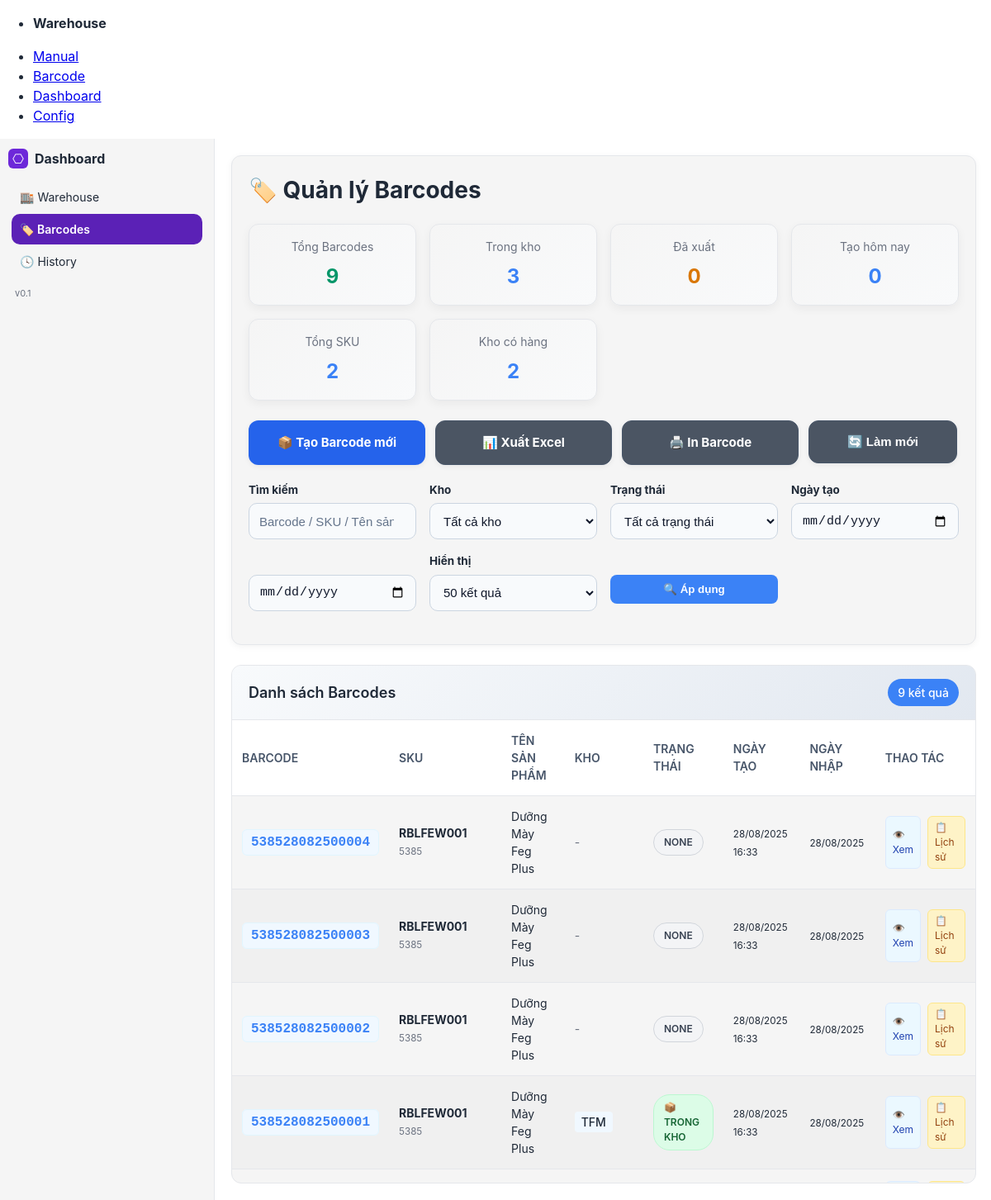
Page /dashboard/barcodes/ on the committed database.
### inventory/models.py (models this page shows, shortened)
class Item(models.Model):
    product      = models.ForeignKey("inventory.Product", on_delete=models.PROTECT)
    import_date  = models.DateField(default=timezone.localdate)  # ngày nhập (ddmmyy)
    seq          = models.PositiveIntegerField(null=True, blank=True)  # sẽ auto-gen
    barcode_text = models.CharField(max_length=15, unique=True, db_index=True)  # 4+6+5
    warehouse    = models.ForeignKey("inventory.Warehouse", null=True, blank=True, on_delete=models.PROTECT)
    status       = models.CharField(max_length=32, default="none")
    created_at   = models.DateTimeField(auto_now_add=True, db_index=True)
    class Meta:
        unique_together = (("product", "import_date", "seq"),)
        indexes = [
            models.Index(fields=["product", "import_date"]),
        ]
        ordering = ["-created_at"]

class Product(models.Model):
    sku   = models.CharField(max_length=64, unique=True, db_index=True)
    name  = models.CharField(max_length=255)
    code4 = models.CharField(
        max_length=4,
        unique=True,
        validators=[RegexValidator(r'^\d{4}$', 'Mã sản phẩm phải gồm đúng 4 chữ số.')],
        editable=False,  # không cho sửa trên form/admin
    )
    class Meta:
        ordering = ["id"]

class Warehouse(models.Model):
    code = models.CharField(max_length=32, unique=True)
    name = models.CharField(max_length=128)

### inventory/views.py (the view, shortened to what this page needs)
# urls.py: path("dashboard/barcodes/", views.dashboard_barcodes, name="dashboard_barcodes"),
def dashboard_barcodes(request):
    q = (request.GET.get('q') or '').strip()
    wh = request.GET.get('wh') or ''
    status = request.GET.get('status') or ''
    date_from = request.GET.get('date_from') or ''
    date_to = request.GET.get('date_to') or ''
    per = int(request.GET.get('per') or 50)
    items_qs = Item.objects.select_related('product', 'warehouse').order_by('-created_at')
    if wh:
        items_qs = items_qs.filter(warehouse_id=wh)
    if status:
        items_qs = items_qs.filter(status=status)
    if date_from:
        try:
            date_from_parsed = datetime.strptime(date_from, '%Y-%m-%d').date()
            items_qs = items_qs.filter(created_at__date__gte=date_from_parsed)
        except ValueError:
            pass
    if date_to:
        try:
            date_to_parsed = datetime.strptime(date_to, '%Y-%m-%d').date()
            items_qs = items_qs.filter(created_at__date__lte=date_to_parsed)
        except ValueError:
            pass
    if (request.GET.get('export') or '').lower() == 'csv':
        return export_barcodes_csv(items_qs)
    today = timezone.now().date()
    all_items = Item.objects.all()
    total_items = all_items.count()
    in_stock_count = all_items.filter(status='in_stock').count()
    shipped_count = all_items.filter(status='shipped').count()
    today_created = all_items.filter(created_at__date=today).count()
    unique_products = all_items.values('product').distinct().count()
    active_warehouses = all_items.exclude(warehouse__isnull=True).values('warehouse').distinct().count()
    paginator = Paginator(items_qs, per)
    page_number = request.GET.get('page')
    page = paginator.get_page(page_number)
    warehouses = Warehouse.objects.all().order_by('code')
    context = {
        'active_tab': 'barcodes',
        'page': page,
        'warehouses': warehouses,
        'q': q,
        'wh': wh,
        'status': status,
        'date_from': date_from,
        'date_to': date_to,
        'per': per,
        'per_options': [25, 50, 100, 200, 500],
        'total_items': total_items,
        'in_stock_count': in_stock_count,
        'shipped_count': shipped_count,
        'today_created': today_created,
        'unique_products': unique_products,
        'active_warehouses': active_warehouses,
    }
    return render(request, 'inventory/dashboard_barcodes.html', context)

### inventory/templates/inventory/dashboard_barcodes.html (shortened to what this page needs)
{% extends "inventory/base.html" %}
{% block content %}
<div class="dash-wrap">
  {% include "inventory/_dash_sidebar.html" %}
  <main class="dash-main">
    <div class="dash-header">
      <h2 class="dash-title">🏷️ Quản lý Barcodes</h2>
      <div class="stats-grid">
        <div class="stat-card success"><p class="label">Tổng Barcodes</p><p class="value">{{ total_items|default:0 }}</p></div>
        <div class="stat-card"><p class="label">Trong kho</p><p class="value">{{ in_stock_count|default:0 }}</p></div>
        <div class="stat-card warning"><p class="label">Đã xuất</p><p class="value">{{ shipped_count|default:0 }}</p></div>
        <div class="stat-card"><p class="label">Tạo hôm nay</p><p class="value">{{ today_created|default:0 }}</p></div>
        <div class="stat-card"><p class="label">Tổng SKU</p><p class="value">{{ unique_products|default:0 }}</p></div>
        <div class="stat-card"><p class="label">Kho có hàng</p><p class="value">{{ active_warehouses|default:0 }}</p></div>
      </div>
      <div class="quick-actions">
        <a href="{% url 'generate_labels' %}" class="quick-btn">📦 Tạo Barcode mới</a>
        <a href="?{% if request.GET %}{{ request.GET.urlencode }}&{% endif %}export=csv" class="quick-btn secondary">
          📊 Xuất Excel
        </a>
        <a href="{% url 'generate_labels' %}?tab=print" class="quick-btn secondary">🖨️ In Barcode</a>
        <button type="button" class="quick-btn secondary" onclick="window.location.reload()">🔄 Làm mới</button>
      </div>
      <form method="get" class="filters">
        <div class="filter-group">
          <label>Tìm kiếm</label>
          <input type="search" name="q" value="{{ q }}" placeholder="Barcode / SKU / Tên sản phẩm">
        </div>
        <div class="filter-group">
          <label>Kho</label>
          <select name="wh">
            <option value="">Tất cả kho</option>
          </select>
        </div>
        <div class="filter-group">
          <label>Trạng thái</label>
          <select name="status">
            <option value="">Tất cả trạng thái</option>
          </select>
        </div>
        <div class="filter-group">
          <label>Ngày tạo</label>
          <input type="date" name="date_from" value="{{ date_from }}" placeholder="Từ ngày">
        </div>
        <div class="filter-group">
          <label>&nbsp;</label>
          <input type="date" name="date_to" value="{{ date_to }}" placeholder="Đến ngày">
        </div>
        <div class="filter-group">
          <label>Hiển thị</label>
          <select name="per">
            {% for n in per_options %}
              <option value="{{ n }}" {% if per == n %}selected{% endif %}>{{ n }} kết quả</option>
            {% endfor %}
          </select>
        </div>
        <div class="filter-group">
          <label>&nbsp;</label>
          <button type="submit" class="quick-btn">🔍 Áp dụng</button>
        </div>
      </form>
    </div>
    <article class="table-card">
      <div class="table-header">
        <h3 class="table-title">Danh sách Barcodes</h3>
        <span class="result-count">{{ page.paginator.count }} kết quả</span>
      </div>
      <div class="table-wrap">
        <table>
          <thead>
            <tr>
              <th>Barcode</th>
              <th>SKU</th>
              <th>Tên sản phẩm</th>
              <th>Kho</th>
              <th>Trạng thái</th>
              <th>Ngày tạo</th>
              <th>Ngày nhập</th>
              <th>Thao tác</th>
            </tr>
          </thead>
          <tbody>
            {% for it in page.object_list %}
            <tr>
              <td><span class="barcode-text">{{ it.barcode_text }}</span></td>
              <td><strong>{{ it.product.sku }}</strong><br><small style="color:var(--muted);">{{ it.product.code4 }}</small></td>
              <td>{{ it.product.name }}</td>
              <td>
                {% if it.warehouse %}
                  <span style="background:#F0F8FF; padding:4px 8px; border-radius:4px; font-weight:500;">{{ it.warehouse.code }}</span>
                {% else %}
                  <span style="color:var(--muted);">-</span>
                {% endif %}
              </td>
              <td>
                {% if it.status == "in_stock" %}
                  <span class="status in">📦 Trong kho</span>
                {% elif it.status == "shipped" %}
                  <span class="status out">📤 Đã xuất</span>
                {% else %}
                  <span class="status other">{{ it.status }}</span>
                {% endif %}
              </td>
              <td><small>{{ it.created_at|date:"d/m/Y H:i" }}</small></td>
              <td><small>{{ it.import_date|date:"d/m/Y" }}</small></td>
              <td>
                <div class="action-buttons">
                  <a href="#" class="btn-sm btn-view" title="Xem chi tiết">👁️ Xem</a>
                  <a href="#" class="btn-sm btn-edit" title="Lịch sử di chuyển">📋 Lịch sử</a>
                </div>
              </td>
            </tr>
            {% endfor %}
          </tbody>
        </table>
      </div>
    </article>
  </main>
</div>
{% endblock %}

### inventory/templates/inventory/base.html (style rules this page uses)
:root { --background: #FFFFFF; --card-bg: #F5F5F5; --border: #E5E7EB; --text: #1F2937; --muted: #6B7280; --primary: #3B82F6; --success: #10B981; --error: #EF4444; --font-family: 'Inter', system-ui, -apple-system, sans-serif; }
body { font-family: var(--font-family); background: var(--background); color: var(--text); margin: 0; padding: 0; line-height: 1.5; }
button, a[role="button"] { padding: 10px 16px; border-radius: 8px; border: none; background: var(--primary); color: #FFFFFF; font-weight: 600; cursor: pointer; transition: background .2s ease, transform .2s ease; }
button.secondary, a[role="button"].secondary { background: #E5E7EB; color: var(--text); }
input, select, textarea { padding: 10px; border: 1px solid var(--border); border-radius: 8px; background: #FFFFFF; color: var(--text); font-size: 14px; width: 100%; box-sizing: border-box; }
h2 { font-size: 28px; font-weight: 700; margin: 0 0 16px; color: var(--text); }
h3 { font-size: 18px; font-weight: 600; margin: 0 0 12px; }
.dash-wrap { display:grid;grid-template-columns:200px 1fr;min-height:calc(100vh - 64px) }
.dash-main { padding:20px }
.table-card { background:var(--card-bg);border:1px solid var(--border);border-radius:16px }
.table-wrap { overflow:auto;max-height:70vh }
table { width:100%;min-width:1000px;border-collapse:collapse }
th,td { padding:12px;border-bottom:1px solid var(--border);text-align:left }
thead th { position:sticky;top:0;background:var(--card-bg);z-index:1 }
.status { padding:4px 10px;border-radius:999px;font-size:12px;display:inline-block }
.status.in { background:#dcfce7;border:1px solid #86efac }

### rows in the picture
Item: barcode_text "538528082500004", product.sku "RBLFEW001", product.code4 "5385", product.name "Dưỡng Mày Feg Plus", status "NONE", created_at "28/08/2025 16:33", import_date "28/08/2025"
Item: barcode_text "538528082500003", product.sku "RBLFEW001", product.code4 "5385", product.name "Dưỡng Mày Feg Plus", status "NONE", created_at "28/08/2025 16:33", import_date "28/08/2025"
Item: barcode_text "538528082500002", product.sku "RBLFEW001", product.code4 "5385", product.name "Dưỡng Mày Feg Plus", status "NONE", created_at "28/08/2025 16:33", import_date "28/08/2025"
Item: barcode_text "538528082500001", product.sku "RBLFEW001", product.code4 "5385", product.name "Dưỡng Mày Feg Plus", warehouse.code "TFM", status "📦 TRONG KHO", created_at "28/08/2025 16:33", import_date "28/08/2025"

### other values in the picture
{{ total_items|default:0 }} "9"
{{ in_stock_count|default:0 }} "3"
{{ shipped_count|default:0 }} "0"
{{ today_created|default:0 }} "0"
{{ unique_products|default:0 }} "2"
{{ active_warehouses|default:0 }} "2"
{{ page.paginator.count }} "9"
form field per "50 kết quả"
